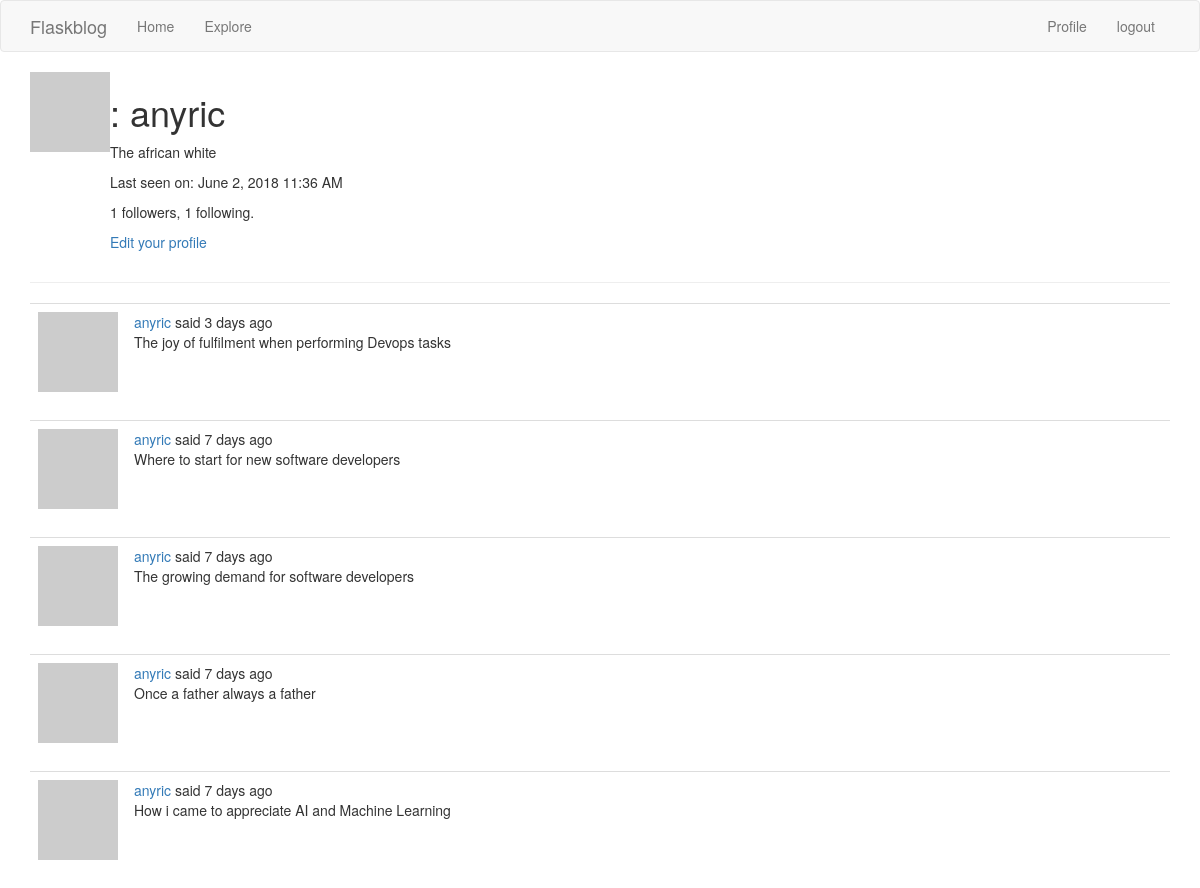
Page /user/anyric (signed in) on the earlier database version.
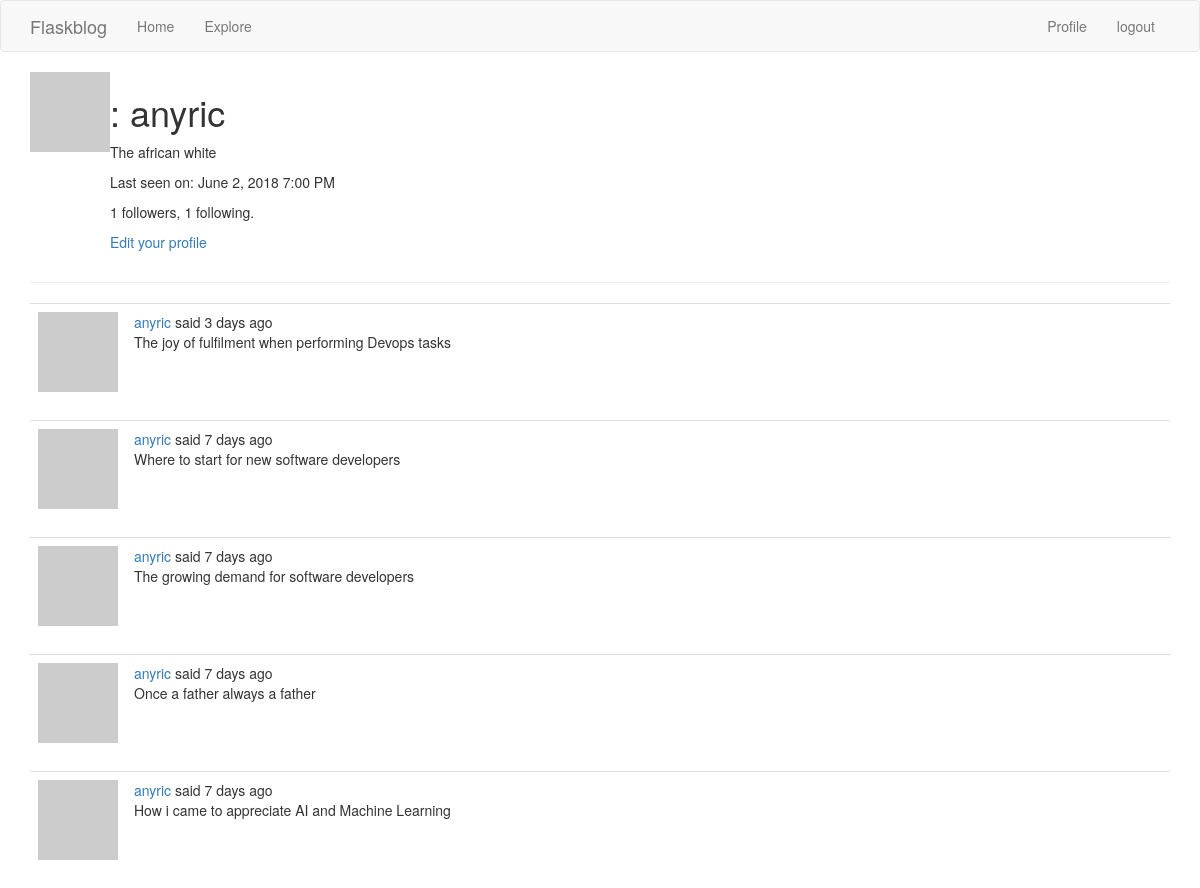
Same page on the later database version.
### app/models.py (models this page shows, shortened)
class User(UserMixin, db.Model):
  id = db.Column(db.Integer, primary_key=True)
  username = db.Column(db.String(64), index=True, unique=True)
  email = db.Column(db.String(120), index=True, unique=True)
  password_hash = db.Column(db.String(128))
  about_me = db.Column(db.String(140))
  last_seen = db.Column(db.DateTime, default=datetime.utcnow)
  posts = db.relationship('Post', backref='author', lazy='dynamic')
  followed = db.relationship('User',
    secondary=followers,
    primaryjoin=(followers.c.follower_id == id),
    secondaryjoin=(followers.c.followed_id == id),
    backref=db.backref('followers', lazy='dynamic'), lazy='dynamic')
  @login.user_loader
  def load_user(id):
    return User.query.get(int(id))
  def avatar(self, size):
    digest = md5(self.email.lower().encode('utf-8')).hexdigest()
    return 'https://www.gravatar.com/avatar/{}?d=identicon?&s={}'.format(digest, size)

### app/routes.py (the view)
@app.route('/user/<username>')
@login_required
def user(username):
  user = User.query.filter_by(username=username).first_or_404()
  page = request.args.get('page', 1, type=int)
  posts = user.posts.order_by(Post.timestamp.desc()).paginate(
  page, app.config['POSTS_PER_PAGE'], False)
  next_url = url_for('user', username=user.username, page=posts.next_num) if posts.has_next else None
  prev_url = url_for('user', username=user.username, page=posts.prev_num) if posts.has_prev else None
  return render_template('user.html', user=user, posts=posts.items, next_url=next_url, prev_url=prev_url)

### app/routes.py (called while the page is built)
@app.before_request
def before_request():
  if current_user.is_authenticated:
    current_user.last_seen = datetime.utcnow()
    db.session.commit()
  g.locale = str(get_locale())

### app/templates/user.html (shortened to what this page needs)
{% extends "base.html" %}
{% block app_content %}
  <table>
    <tr valign="top">
      <td><img src="{{ user.avatar(128) }}"></td>
      <td>
        <h1>{{ _(User) }}: {{ user.username }}</h1>
        {% if user.about_me %}
          <p>{{ user.about_me }}</p>
        {% endif %}
        {% if user.last_seen %}
          <p>{{ _('Last seen on') }}: {{ moment(user.last_seen).format('LLL') }}</p>
        {% endif %}
        <p>{{ user.followers.count() }} {{ _('followers') }}, {{ user.followed.count() }} {{ _('following') }}.</p>
        {% if user == current_user %}
          <p><a href="{{ url_for('edit_profile', username=current_user.username) }}">{{ _('Edit your profile') }}</a></p>
        {% elif not current_user.is_following(user) %}
          <p><a href="{{ url_for('follow', username=user.username) }}">{{ _('Follow') }}</a></p>
        {% else %}
          <p><a href="{{ url_for('unfollow', username=user.username) }}">{{ _('Unfollow') }}</a></p>
        {% endif %}
      </td>
    </tr>
  </table>
  <hr>
  {% for post in posts %}
    {% include '_post.html' %}
  {% endfor %}
{% endblock %}

Differences in the rows shown:
changed User "anyric": last_seen "June 2, 2018 11:36 AM" → "June 2, 2018 7:00 PM"
